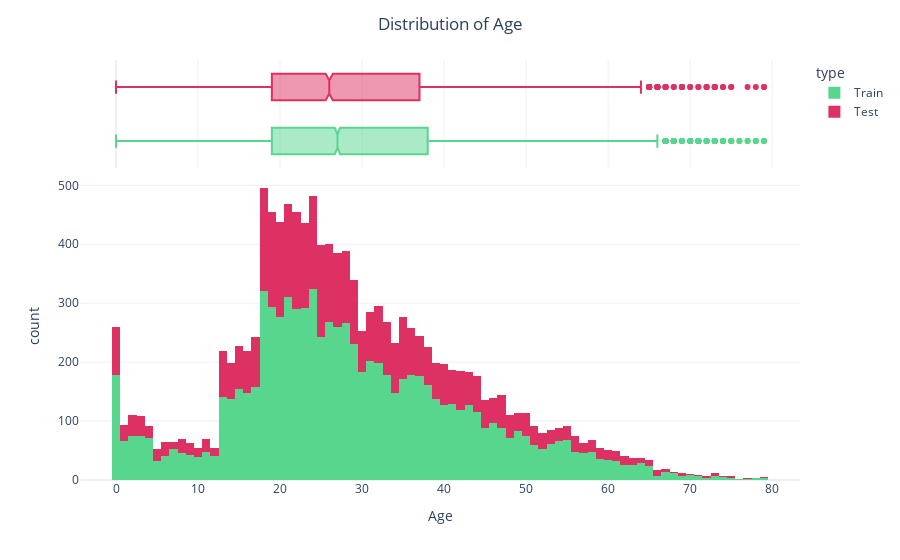

Here is the notebook cell this chart was saved with:
### Code cell
train_age = df_train.copy()
test_age = df_test.copy()
train_age["type"] = "Train"
test_age["type"] = "Test"
ageDf = pd.concat([train_age, test_age])
fig = px.histogram(data_frame = ageDf, 
                   x="Age",
                   color= "type",
                   color_discrete_sequence =  ['#58D68D','#DE3163'],
                   marginal="box",
                   nbins= 100,
                    template="plotly_white"
                )
fig.update_layout(title = "Distribution of Age" , title_x = 0.5)
fig.show()

### Figure 1 — Plotly figure (JSON) as saved in the notebook; plotly's stock layout.template omitted (floating-point values rounded to 4 significant figures; data arrays with more than 128 entries replaced by an {"elided": "..."} marker saying what was removed)
{"data": [{"alignmentgroup": "True", "bingroup": "x", "hovertemplate": "type=Train<br>Age=%{x}<br>count=%{y}<extra></extra>", "legendgroup": "Train", "marker": {"color": "#58D68D", "pattern": {"shape": ""}}, "name": "Train", "nbinsx": 100, "offsetgroup": "Train", "orientation": "v", "showlegend": true, "type": "histogram", "x": {"elided": "8693 int values"}, "xaxis": "x", "yaxis": "y"}, {"alignmentgroup": "True", "hovertemplate": "type=Train<br>Age=%{x}<extra></extra>", "legendgroup": "Train", "marker": {"color": "#58D68D"}, "name": "Train", "notched": true, "offsetgroup": "Train", "showlegend": false, "type": "box", "x": {"elided": "8693 int values"}, "xaxis": "x2", "yaxis": "y2"}, {"alignmentgroup": "True", "bingroup": "x", "hovertemplate": "type=Test<br>Age=%{x}<br>count=%{y}<extra></extra>", "legendgroup": "Test", "marker": {"color": "#DE3163", "pattern": {"shape": ""}}, "name": "Test", "nbinsx": 100, "offsetgroup": "Test", "orientation": "v", "showlegend": true, "type": "histogram", "x": {"elided": "4277 int values"}, "xaxis": "x", "yaxis": "y"}, {"alignmentgroup": "True", "hovertemplate": "type=Test<br>Age=%{x}<extra></extra>", "legendgroup": "Test", "marker": {"color": "#DE3163"}, "name": "Test", "notched": true, "offsetgroup": "Test", "showlegend": false, "type": "box", "x": {"elided": "4277 int values"}, "xaxis": "x2", "yaxis": "y2"}], "layout": {"barmode": "relative", "legend": {"title": {"text": "type"}, "tracegroupgap": 0}, "margin": {"t": 60}, "title": {"text": "Distribution of Age", "x": 0.5}, "xaxis": {"anchor": "y", "domain": [0, 1], "title": {"text": "Age"}}, "xaxis2": {"anchor": "y2", "domain": [0, 1], "matches": "x", "showgrid": true, "showticklabels": false}, "yaxis": {"anchor": "x", "domain": [0, 0.7326], "title": {"text": "count"}}, "yaxis2": {"anchor": "x2", "domain": [0.7426, 1], "matches": "y2", "showgrid": false, "showline": false, "showticklabels": false, "ticks": ""}}}
